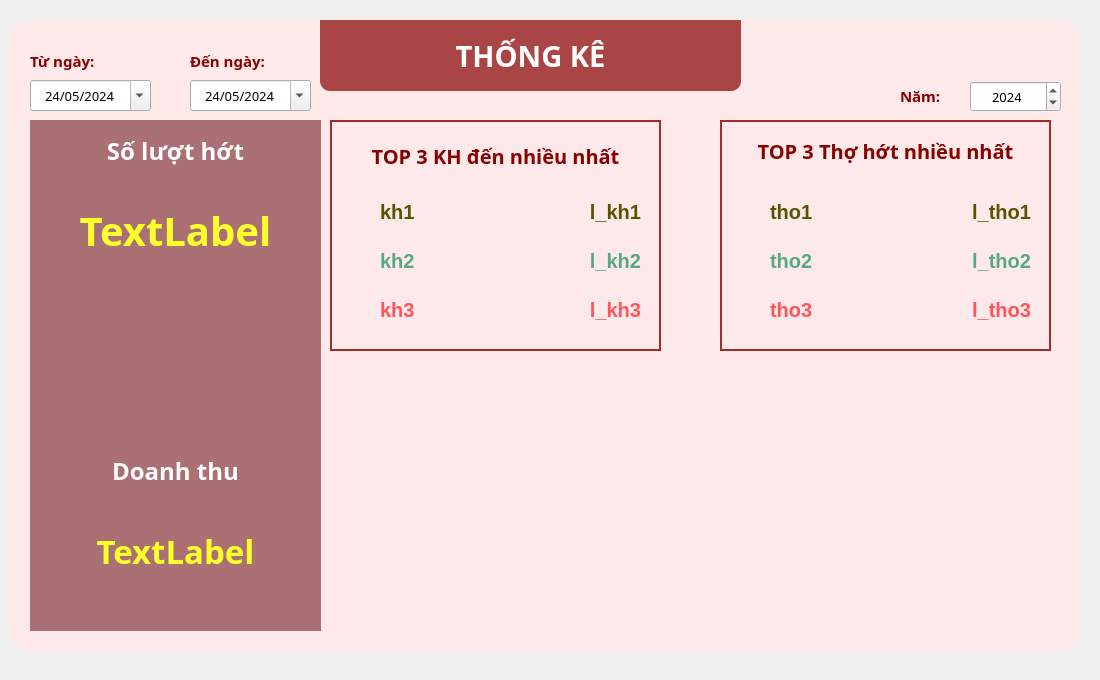
       <widget class="QWidget" name="thongke_page">
        <widget class="QGroupBox" name="groupBox_7">
         <property name="geometry">
          <rect>
           <x>30</x>
           <y>120</y>
           <width>291</width>
           <height>511</height>
          </rect>
         </property>
         <property name="font">
          <font>
           <family>Noto Sans</family>
           <pointsize>20</pointsize>
           <weight>75</weight>
           <bold>true</bold>
          </font>
         </property>
         <property name="styleSheet">
          <string notr="true">QGroupBox{
	
	background-color: rgba(136, 61, 64,70%);
    border: none;
}

</string>
         </property>
         <property name="title">
          <string/>
         </property>
         <widget class="QLabel" name="so_luot_label">
          <property name="geometry">
           <rect>
            <x>10</x>
            <y>40</y>
            <width>271</width>
            <height>141</height>
           </rect>
          </property>
          <property name="font">
           <font>
            <family>Noto Sans</family>
            <pointsize>30</pointsize>
            <weight>75</weight>
            <bold>true</bold>
           </font>
          </property>
          <property name="styleSheet">
           <string notr="true">color: rgb(255, 255, 43);</string>
          </property>
          <property name="text">
           <string>TextLabel</string>
          </property>
          <property name="alignment">
           <set>Qt::AlignCenter</set>
          </property>
         </widget>
         <widget class="QLabel" name="label_20">
          <property name="geometry">
           <rect>
            <x>40</x>
            <y>10</y>
            <width>211</width>
            <height>41</height>
           </rect>
          </property>
          <property name="font">
           <font>
            <family>Noto Sans</family>
            <pointsize>18</pointsize>
            <weight>75</weight>
            <bold>true</bold>
           </font>
          </property>
          <property name="styleSheet">
           <string notr="true">color: rgb(255, 255, 255);</string>
          </property>
          <property name="text">
           <string>Số lượt hớt</string>
          </property>
          <property name="alignment">
           <set>Qt::AlignCenter</set>
          </property>
         </widget>
         <widget class="QLabel" name="label_25">
          <property name="geometry">
           <rect>
            <x>40</x>
            <y>330</y>
            <width>211</width>
            <height>41</height>
           </rect>
          </property>
          <property name="font">
           <font>
            <family>Noto Sans</family>
            <pointsize>18</pointsize>
            <weight>75</weight>
            <bold>true</bold>
           </font>
          </property>
          <property name="styleSheet">
           <string notr="true">color: rgb(255, 255, 255);</string>
          </property>
          <property name="text">
           <string>Doanh thu</string>
          </property>
          <property name="alignment">
           <set>Qt::AlignCenter</set>
          </property>
         </widget>
         <widget class="QLabel" name="doanh_thu_label">
          <property name="geometry">
           <rect>
            <x>10</x>
            <y>360</y>
            <width>271</width>
            <height>141</height>
           </rect>
          </property>
          <property name="font">
           <font>
            <family>Noto Sans</family>
            <pointsize>25</pointsize>
            <weight>75</weight>
            <bold>true</bold>
           </font>
          </property>
          <property name="styleSheet">
           <string notr="true">color: rgb(255, 255, 43);</string>
          </property>
          <property name="frameShape">
           <enum>QFrame::NoFrame</enum>
          </property>
          <property name="lineWidth">
           <number>25</number>
          </property>
          <property name="text">
           <string>TextLabel</string>
          </property>
          <property name="alignment">
           <set>Qt::AlignCenter</set>
          </property>
         </widget>
        </widget>
        <widget class="QDateEdit" name="start_date_edit">
         <property name="geometry">
          <rect>
           <x>30</x>
           <y>80</y>
           <width>121</width>
           <height>31</height>
          </rect>
         </property>
         <property name="font">
          <font>
           <family>Noto Sans</family>
           <pointsize>10</pointsize>
          </font>
         </property>
         <property name="locale">
          <locale language="Vietnamese" country="Vietnam"/>
         </property>
         <property name="frame">
          <bool>true</bool>
         </property>
         <property name="alignment">
          <set>Qt::AlignCenter</set>
         </property>
         <property name="displayFormat">
          <string>dd/MM/yyyy</string>
         </property>
         <property name="calendarPopup">
          <bool>true</bool>
         </property>
         <property name="date">
          <date>
           <year>2024</year>
           <month>5</month>
           <day>24</day>
          </date>
         </property>
        </widget>
        <widget class="QDateEdit" name="end_date_edit">
         <property name="geometry">
          <rect>
           <x>190</x>
           <y>80</y>
           <width>121</width>
           <height>31</height>
          </rect>
         </property>
         <property name="font">
          <font>
           <family>Noto Sans</family>
           <pointsize>10</pointsize>
          </font>
         </property>
         <property name="locale">
          <locale language="Vietnamese" country="Vietnam"/>
         </property>
         <property name="frame">
          <bool>true</bool>
         </property>
         <property name="alignment">
          <set>Qt::AlignCenter</set>
         </property>
         <property name="displayFormat">
          <string>dd/MM/yyyy</string>
         </property>
         <property name="calendarPopup">
          <bool>true</bool>
         </property>
         <property name="date">
          <date>
           <year>2024</year>
           <month>5</month>
           <day>24</day>
          </date>
         </property>
        </widget>
        <widget class="QLabel" name="label_4">
         <property name="geometry">
          <rect>
           <x>30</x>
           <y>50</y>
           <width>81</width>
           <height>21</height>
          </rect>
         </property>
         <property name="font">
          <font>
           <family>Noto Sans</family>
           <pointsize>11</pointsize>
           <weight>75</weight>
           <bold>true</bold>
          </font>
         </property>
         <property name="styleSheet">
          <string notr="true">color: rgb(136, 0, 0);</string>
         </property>
         <property name="text">
          <string>Từ ngày:</string>
         </property>
        </widget>
        <widget class="QLabel" name="label_21">
         <property name="geometry">
          <rect>
           <x>190</x>
           <y>50</y>
           <width>91</width>
           <height>21</height>
          </rect>
         </property>
         <property name="font">
          <font>
           <family>Noto Sans</family>
           <pointsize>11</pointsize>
           <weight>75</weight>
           <bold>true</bold>
          </font>
         </property>
         <property name="styleSheet">
          <string notr="true">color: rgb(136, 0, 0);</string>
         </property>
         <property name="text">
          <string>Đến ngày:</string>
         </property>
        </widget>
        <widget class="QLabel" name="label_22">
         <property name="geometry">
          <rect>
           <x>320</x>
           <y>20</y>
           <width>421</width>
           <height>71</height>
          </rect>
         </property>
         <property name="font">
          <font>
           <family>Noto Sans</family>
           <pointsize>22</pointsize>
           <weight>75</weight>
           <bold>true</bold>
          </font>
         </property>
         <property name="styleSheet">
          <string notr="true">color: rgb(255, 255, 255);
background-color: rgba(136, 0, 0, 70%);
border-radius: 0px;
border-bottom-left-radius: 10px;
border-bottom-right-radius: 10px;</string>
         </property>
         <property name="text">
          <string>THỐNG KÊ</string>
         </property>
         <property name="alignment">
          <set>Qt::AlignCenter</set>
         </property>
        </widget>
        <widget class="QWidget" name="widget_15" native="true">
         <property name="geometry">
          <rect>
           <x>9</x>
           <y>20</y>
           <width>1071</width>
           <height>631</height>
          </rect>
         </property>
         <property name="styleSheet">
          <string notr="true">background-color: rgba(255, 233, 234, 90%);
border-radius: 20px;</string>
         </property>
        </widget>
        <widget class="QWidget" name="widget_16" native="true">
         <property name="geometry">
          <rect>
           <x>0</x>
           <y>0</y>
           <width>1091</width>
           <height>671</height>
          </rect>
         </property>
         <property name="styleSheet">
          <string notr="true">border-image: url(:/img/Barbershop/background.png);</string>
         </property>
        </widget>
        <widget class="QGroupBox" name="groupBox_11">
         <property name="geometry">
          <rect>
           <x>330</x>
           <y>120</y>
           <width>331</width>
           <height>231</height>
          </rect>
         </property>
         <property name="font">
          <font>
           <family>Noto Sans</family>
           <pointsize>20</pointsize>
           <weight>75</weight>
           <bold>true</bold>
          </font>
         </property>
         <property name="styleSheet">
          <string notr="true">QGroupBox{
	
	color: rgb(255, 255, 255);
    color: #1B5E20; /* Xanh lá đậm */
    border: 2px solid brown;
}</string>
         </property>
         <property name="title">
          <string/>
         </property>
         <widget class="QLabel" name="label_31">
          <property name="geometry">
           <rect>
            <x>0</x>
            <y>0</y>
            <width>331</width>
            <height>71</height>
           </rect>
          </property>
          <property name="font">
           <font>
            <family>Noto Sans</family>
            <pointsize>15</pointsize>
            <weight>75</weight>
            <bold>true</bold>
           </font>
          </property>
          <property name="styleSheet">
           <string notr="true">color: rgb(136, 0, 0);</string>
          </property>
          <property name="text">
           <string>TOP 3 KH đến nhiều nhất</string>
          </property>
          <property name="alignment">
           <set>Qt::AlignCenter</set>
          </property>
         </widget>
         <widget class="QLabel" name="label_2">
          <property name="geometry">
           <rect>
            <x>0</x>
            <y>70</y>
            <width>41</width>
            <height>41</height>
           </rect>
          </property>
          <property name="text">
           <string/>
          </property>
          <property name="pixmap">
           <pixmap resource="bg_img.qrc">:/img/medal1.png</pixmap>
          </property>
          <property name="scaledContents">
           <bool>true</bool>
          </property>
          <property name="alignment">
           <set>Qt::AlignCenter</set>
          </property>
         </widget>
         <widget class="QLabel" name="label_3">
          <property name="geometry">
           <rect>
            <x>0</x>
            <y>120</y>
            <width>41</width>
            <height>41</height>
           </rect>
          </property>
          <property name="text">
           <string/>
          </property>
          <property name="pixmap">
           <pixmap resource="bg_img.qrc">:/img/medal2.png</pixmap>
          </property>
          <property name="scaledContents">
           <bool>true</bool>
          </property>
          <property name="alignment">
           <set>Qt::AlignCenter</set>
          </property>
         </widget>
         <widget class="QLabel" name="label_5">
          <property name="geometry">
           <rect>
            <x>0</x>
            <y>170</y>
            <width>41</width>
            <height>41</height>
           </rect>
          </property>
          <property name="text">
           <string/>
          </property>
          <property name="pixmap">
           <pixmap resource="bg_img.qrc">:/img/medal3.png</pixmap>
          </property>
          <property name="scaledContents">
           <bool>true</bool>
          </property>
         </widget>
         <widget class="QWidget" name="layoutWidget">
          <property name="geometry">
           <rect>
            <x>50</x>
            <y>70</y>
            <width>261</width>
            <height>141</height>
           </rect>
          </property>
          <layout class="QGridLayout" name="gridLayout_2" columnstretch="50,20">
           <item row="0" column="0">
            <widget class="QLabel" name="kh_top1">
             <property name="font">
              <font>
               <family>Arial</family>
               <pointsize>15</pointsize>
               <weight>75</weight>
               <bold>true</bold>
              </font>
             </property>
             <property name="styleSheet">
              <string notr="true">color: rgb(85, 85, 0);</string>
             </property>
             <property name="text">
              <string>kh1</string>
             </property>
             <property name="alignment">
              <set>Qt::AlignLeading|Qt::AlignLeft|Qt::AlignVCenter</set>
             </property>
            </widget>
           </item>
           <item row="0" column="1">
            <widget class="QLabel" name="luot_kh1">
             <property name="font">
              <font>
               <family>Arial</family>
               <pointsize>15</pointsize>
               <weight>75</weight>
               <bold>true</bold>
              </font>
             </property>
             <property name="styleSheet">
              <string notr="true">color: rgb(85, 85, 0);</string>
             </property>
             <property name="text">
              <string>l_kh1</string>
             </property>
             <property name="alignment">
              <set>Qt::AlignRight|Qt::AlignTrailing|Qt::AlignVCenter</set>
             </property>
            </widget>
           </item>
           <item row="1" column="0">
            <widget class="QLabel" name="kh_top2">
             <property name="font">
              <font>
               <family>Arial</family>
               <pointsize>15</pointsize>
               <weight>75</weight>
               <bold>true</bold>
              </font>
             </property>
             <property name="styleSheet">
              <string notr="true">color: rgb(85, 170, 127);</string>
             </property>
             <property name="text">
              <string>kh2</string>
             </property>
             <property name="alignment">
              <set>Qt::AlignLeading|Qt::AlignLeft|Qt::AlignVCenter</set>
             </property>
            </widget>
           </item>
           <item row="1" column="1">
            <widget class="QLabel" name="luot_kh2">
             <property name="font">
              <font>
               <family>Arial</family>
               <pointsize>15</pointsize>
               <weight>75</weight>
               <bold>true</bold>
              </font>
             </property>
             <property name="styleSheet">
              <string notr="true">color: rgb(85, 170, 127);</string>
             </property>
             <property name="text">
              <string>l_kh2</string>
             </property>
             <property name="alignment">
              <set>Qt::AlignRight|Qt::AlignTrailing|Qt::AlignVCenter</set>
             </property>
            </widget>
           </item>
           <item row="2" column="0">
            <widget class="QLabel" name="kh_top3">
             <property name="font">
              <font>
               <family>Arial</family>
               <pointsize>15</pointsize>
               <weight>75</weight>
               <bold>true</bold>
              </font>
             </property>
             <property name="styleSheet">
              <string notr="true">color: rgb(255, 84, 92);</string>
             </property>
             <property name="text">
              <string>kh3</string>
             </property>
             <property name="alignment">
              <set>Qt::AlignLeading|Qt::AlignLeft|Qt::AlignVCenter</set>
             </property>
            </widget>
           </item>
           <item row="2" column="1">
            <widget class="QLabel" name="luot_kh3">
             <property name="font">
              <font>
               <family>Arial</family>
               <pointsize>15</pointsize>
               <weight>75</weight>
               <bold>true</bold>
              </font>
             </property>
             <property name="styleSheet">
              <string notr="true">color: rgb(255, 84, 92);</string>
             </property>
             <property name="text">
              <string>l_kh3</string>
             </property>
             <property name="alignment">
              <set>Qt::AlignRight|Qt::AlignTrailing|Qt::AlignVCenter</set>
             </property>
            </widget>
           </item>
          </layout>
         </widget>
        </widget>
        <widget class="QLabel" name="label_24">
         <property name="geometry">
          <rect>
           <x>900</x>
           <y>80</y>
           <width>71</width>
           <height>31</height>
          </rect>
         </property>
         <property name="font">
          <font>
           <family>Noto Sans</family>
           <pointsize>11</pointsize>
           <weight>75</weight>
           <bold>true</bold>
          </font>
         </property>
         <property name="styleSheet">
          <string notr="true">color: rgb(136, 0, 0);</string>
         </property>
         <property name="text">
          <string>Năm:</string>
         </property>
        </widget>
        <widget class="QSpinBox" name="nam_chart">
         <property name="geometry">
          <rect>
           <x>970</x>
           <y>81</y>
           <width>91</width>
           <height>31</height>
          </rect>
         </property>
         <property name="font">
          <font>
           <family>Noto Sans</family>
           <pointsize>10</pointsize>
          </font>
         </property>
         <property name="alignment">
          <set>Qt::AlignCenter</set>
         </property>
         <property name="maximum">
          <number>9999</number>
         </property>
         <property name="value">
          <number>2024</number>
         </property>
        </widget>
        <widget class="QGroupBox" name="groupBox_17">
         <property name="geometry">
          <rect>
           <x>720</x>
           <y>120</y>
           <width>331</width>
           <height>231</height>
          </rect>
         </property>
         <property name="font">
          <font>
           <family>Noto Sans</family>
           <pointsize>20</pointsize>
           <weight>75</weight>
           <bold>true</bold>
          </font>
         </property>
         <property name="styleSheet">
          <string notr="true">QGroupBox{
	
	color: rgb(255, 255, 255);
    color: #1B5E20; /* Xanh lá đậm */
    border: 2px solid brown;
}</string>
         </property>
         <property name="title">
          <string/>
         </property>
         <widget class="QLabel" name="label_7">
          <property name="geometry">
           <rect>
            <x>0</x>
            <y>120</y>
            <width>41</width>
            <height>41</height>
           </rect>
          </property>
          <property name="text">
           <string/>
          </property>
          <property name="pixmap">
           <pixmap resource="bg_img.qrc">:/img/medal2.png</pixmap>
          </property>
          <property name="scaledContents">
           <bool>true</bool>
          </property>
          <property name="alignment">
           <set>Qt::AlignCenter</set>
          </property>
         </widget>
         <widget class="QWidget" name="layoutWidget_2">
          <property name="geometry">
           <rect>
            <x>50</x>
            <y>70</y>
            <width>261</width>
            <height>141</height>
           </rect>
          </property>
          <layout class="QGridLayout" name="gridLayout_3" columnstretch="50,20">
           <item row="0" column="0">
            <widget class="QLabel" name="tho_top1">
             <property name="font">
              <font>
               <family>Arial</family>
               <pointsize>15</pointsize>
               <weight>75</weight>
               <bold>true</bold>
              </font>
             </property>
             <property name="styleSheet">
              <string notr="true">color: rgb(85, 85, 0);</string>
             </property>
             <property name="text">
              <string>tho1</string>
             </property>
             <property name="alignment">
              <set>Qt::AlignLeading|Qt::AlignLeft|Qt::AlignVCenter</set>
             </property>
            </widget>
           </item>
           <item row="0" column="1">
            <widget class="QLabel" name="lan_tho1">
             <property name="font">
              <font>
               <family>Arial</family>
               <pointsize>15</pointsize>
               <weight>75</weight>
               <bold>true</bold>
              </font>
             </property>
             <property name="styleSheet">
              <string notr="true">color: rgb(85, 85, 0);</string>
             </property>
             <property name="text">
              <string>l_tho1</string>
             </property>
             <property name="alignment">
              <set>Qt::AlignRight|Qt::AlignTrailing|Qt::AlignVCenter</set>
             </property>
            </widget>
           </item>
           <item row="1" column="0">
            <widget class="QLabel" name="tho_top2">
             <property name="font">
              <font>
               <family>Arial</family>
               <pointsize>15</pointsize>
               <weight>75</weight>
               <bold>true</bold>
              </font>
             </property>
             <property name="styleSheet">
              <string notr="true">color: rgb(85, 170, 127);</string>
             </property>
             <property name="text">
              <string>tho2</string>
             </property>
             <property name="alignment">
              <set>Qt::AlignLeading|Qt::AlignLeft|Qt::AlignVCenter</set>
             </property>
            </widget>
           </item>
           <item row="1" column="1">
            <widget class="QLabel" name="lan_tho2">
             <property name="font">
              <font>
               <family>Arial</family>
               <pointsize>15</pointsize>
               <weight>75</weight>
               <bold>true</bold>
              </font>
             </property>
             <property name="styleSheet">
              <string notr="true">color: rgb(85, 170, 127);</string>
             </property>
             <property name="text">
              <string>l_tho2</string>
             </property>
             <property name="alignment">
              <set>Qt::AlignRight|Qt::AlignTrailing|Qt::AlignVCenter</set>
             </property>
            </widget>
           </item>
           <item row="2" column="0">
            <widget class="QLabel" name="tho_top3">
             <property name="font">
              <font>
               <family>Arial</family>
               <pointsize>15</pointsize>
               <weight>75</weight>
               <bold>true</bold>
              </font>
             </property>
             <property name="styleSheet">
              <string notr="true">color: rgb(255, 84, 92);</string>
             </property>
             <property name="text">
              <string>tho3</string>
             </property>
             <property name="alignment">
              <set>Qt::AlignLeading|Qt::AlignLeft|Qt::AlignVCenter</set>
             </property>
            </widget>
           </item>
           <item row="2" column="1">
            <widget class="QLabel" name="lan_tho3">
             <property name="font">
              <font>
               <family>Arial</family>
               <pointsize>15</pointsize>
               <weight>75</weight>
               <bold>true</bold>
              </font>
             </property>
             <property name="styleSheet">
              <string notr="true">color: rgb(255, 84, 92);</string>
             </property>
             <property name="text">
              <string>l_tho3</string>
             </property>
             <property name="alignment">
              <set>Qt::AlignRight|Qt::AlignTrailing|Qt::AlignVCenter</set>
             </property>
            </widget>
           </item>
          </layout>
         </widget>
         <widget class="QLabel" name="label_6">
          <property name="geometry">
           <rect>
            <x>0</x>
            <y>70</y>
            <width>41</width>
            <height>41</height>
           </rect>
          </property>
          <property name="text">
           <string/>
          </property>
          <property name="pixmap">
           <pixmap resource="bg_img.qrc">:/img/medal1.png</pixmap>
          </property>
          <property name="scaledContents">
           <bool>true</bool>
          </property>
          <property name="alignment">
           <set>Qt::AlignCenter</set>
          </property>
         </widget>
         <widget class="QLabel" name="label">
          <property name="geometry">
           <rect>
            <x>0</x>
            <y>10</y>
            <width>331</width>
            <height>41</height>
           </rect>
          </property>
          <property name="font">
           <font>
            <family>Noto Sans</family>
            <pointsize>15</pointsize>
            <weight>75</weight>
            <bold>true</bold>
           </font>
          </property>
          <property name="styleSheet">
           <string notr="true">color: rgb(136,0,0);</string>
          </property>
          <property name="text">
           <string>TOP 3 Thợ hớt nhiều nhất</string>
          </property>
          <property name="alignment">
           <set>Qt::AlignCenter</set>
          </property>
         </widget>
         <widget class="QLabel" name="label_8">
          <property name="geometry">
           <rect>
            <x>0</x>
            <y>170</y>
            <width>41</width>
            <height>41</height>
           </rect>
          </property>
          <property name="text">
           <string/>
          </property>
          <property name="pixmap">
           <pixmap resource="bg_img.qrc">:/img/medal3.png</pixmap>
          </property>
          <property name="scaledContents">
           <bool>true</bool>
          </property>
         </widget>
        </widget>
        <widget class="QWidget" name="chart_widget" native="true">
         <property name="geometry">
          <rect>
           <x>330</x>
           <y>360</y>
           <width>721</width>
           <height>271</height>
          </rect>
         </property>
        </widget>
        <zorder>widget_16</zorder>
        <zorder>widget_15</zorder>
        <zorder>groupBox_7</zorder>
        <zorder>start_date_edit</zorder>
        <zorder>end_date_edit</zorder>
        <zorder>label_4</zorder>
        <zorder>label_21</zorder>
        <zorder>label_22</zorder>
        <zorder>groupBox_11</zorder>
        <zorder>label_24</zorder>
        <zorder>nam_chart</zorder>
        <zorder>groupBox_17</zorder>
        <zorder>chart_widget</zorder>
       </widget>
